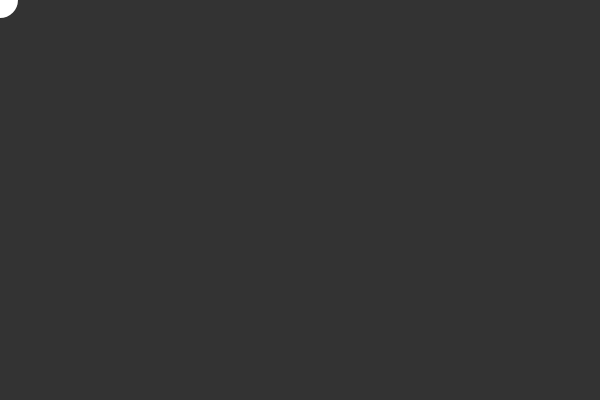
Frame 1 (no input)
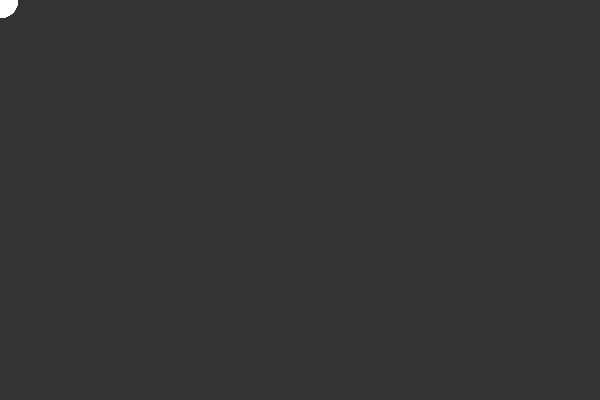
Frame 60 (no input)
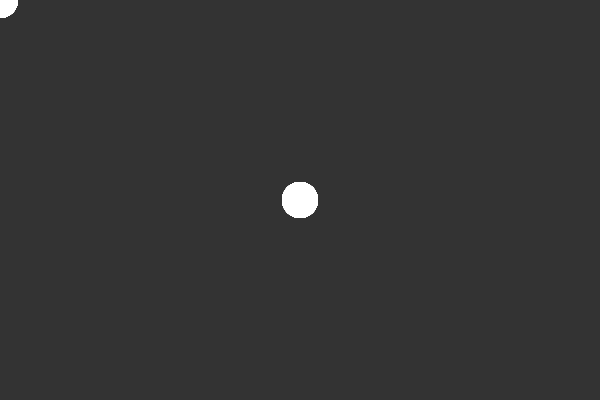
Frame 120 (the mouse pressed at the canvas centre since frame 60)

The p5.js sketch that drew these frames (run headless with seeded random() and noise() and a simulated clock; from frame 60 on, the mouse is pressed at the canvas centre):

// p5.js sketch
// ── sketch.js
/**
 * sketch.js
 *
 *
 * p5.js 레퍼런스: http://p5js.org/reference
 * 웹기술 레퍼런스: http://developer.mozilla.org
 *
 * @author : https://github.com/Mosframe
 */


// -----------------------------------------------------------------
// 변수, 오브젝트 정의
// -----------------------------------------------------------------

// -----------------------------------------------------------------
// p5.js 함수들
// -----------------------------------------------------------------


function setup () {

    createCanvas(600, 400);
    background(51);
}

function draw () {

    noStroke();
    fill(255);
    ellipse(mouseX,mouseY,36,36);
}

// -----------------------------------------------------------------
// 사용자 정의 함수들
// -----------------------------------------------------------------
